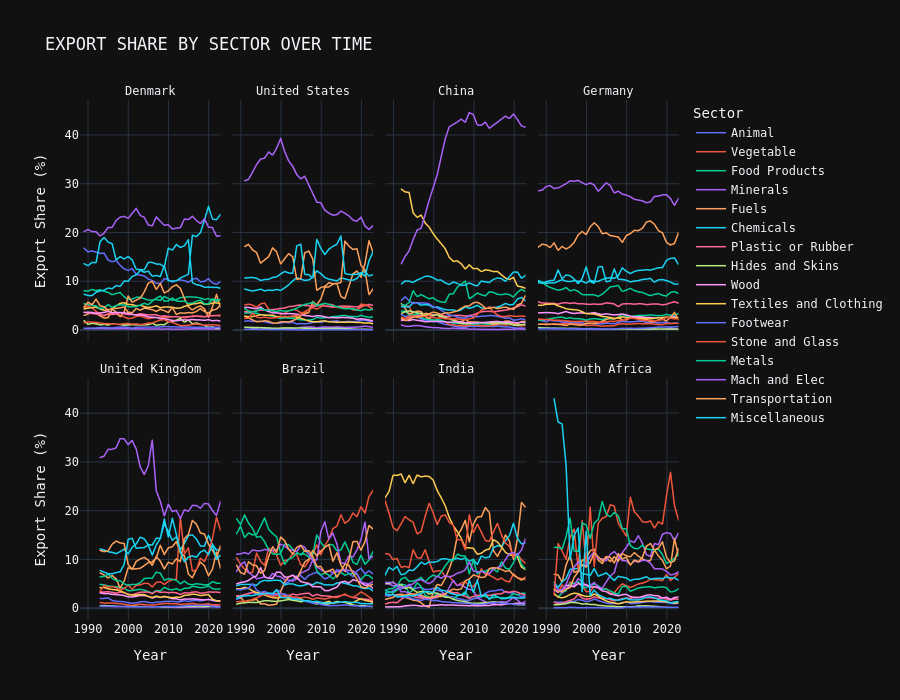

Notebook code for this chart:
### Code cell
# ── 3C: Plotly line chart — sector share over time, faceted by country ─────
rows_data = []
for country, df in trend_data.items():
    for sector in df.columns:
        for year, val in df[sector].dropna().items():
            rows_data.append({'Country': country, 'Sector': sector,
                               'Year': year, 'Share': val})

long_trend = pd.DataFrame(rows_data)

fig = px.line(
    long_trend,
    x='Year', y='Share', color='Sector',
    facet_col='Country', facet_col_wrap=4,
    title='EXPORT SHARE BY SECTOR OVER TIME',
    labels={'Share': 'Export Share (%)'},
    template='plotly_dark',
    height=700,
)
fig.update_traces(line_width=1.5)
fig.update_layout(font_family='monospace', legend_title='Sector')
fig.for_each_annotation(lambda a: a.update(text=a.text.split('=')[-1]))
fig.show()
